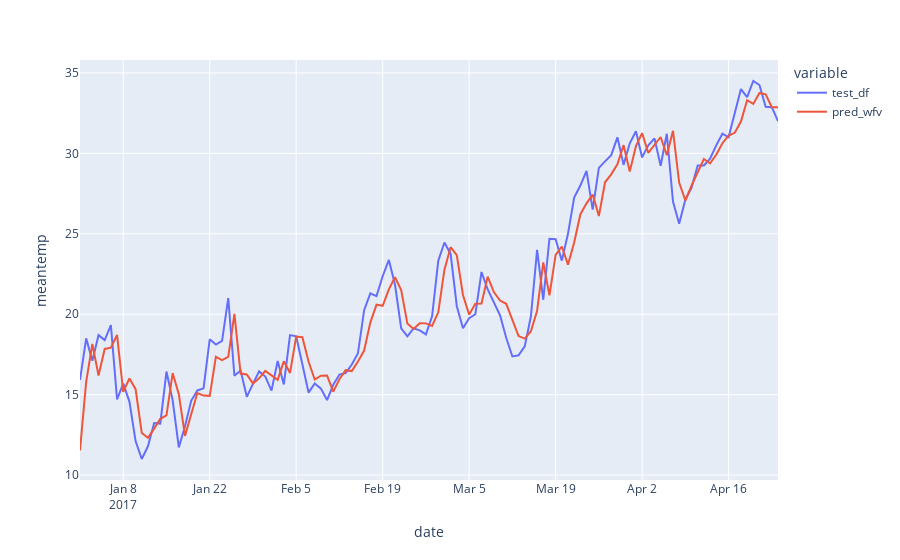

Source (notebook cell):
### Code cell
df_pred_test = pd.DataFrame(
    {
    'test_df': X_test,
    'pred_wfv': pred_wfv
    }
)
fig = px.line(df_pred_test, labels = {'value': 'meantemp'})
fig.show()
